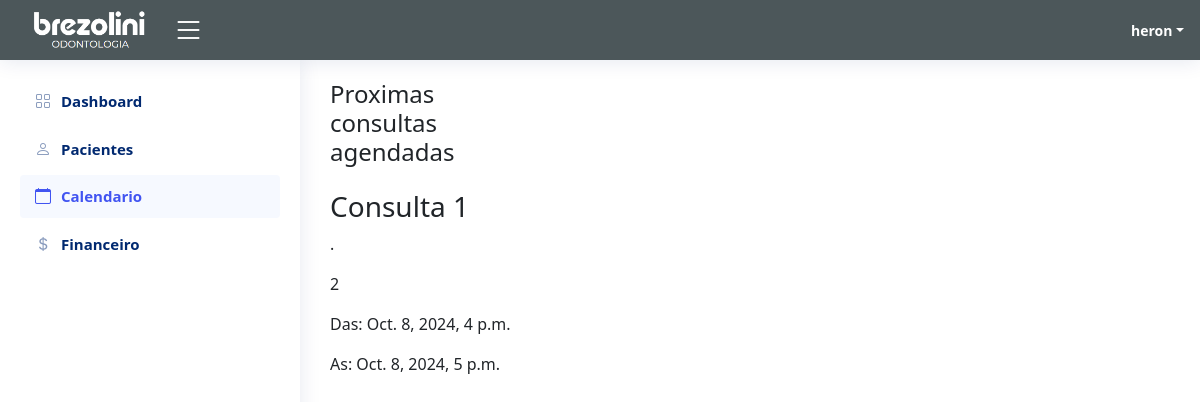
The page /calendario (signed in) on the database as committed earlier.
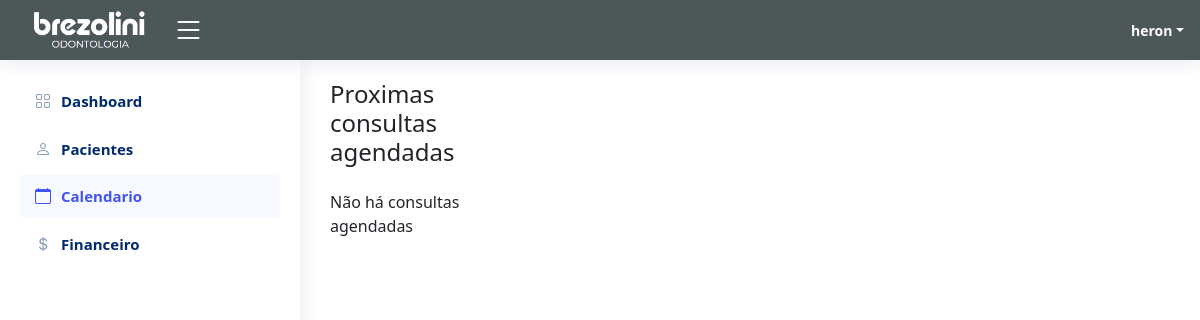
The same page on the database as committed later.
### app/models.py (models this page shows, shortened)
class EventAbstract(models.Model):
    is_active = models.BooleanField(default=True)
    is_deleted = models.BooleanField(default=False)
    created_at = models.DateTimeField(auto_now_add=True)
    updated_at = models.DateTimeField(auto_now=True)
    class Meta:
        abstract = True

class Event(EventAbstract):
    user = models.ForeignKey(User, on_delete=models.CASCADE, related_name="events")
    title = models.CharField(max_length=200)
    description = models.TextField()
    start_time = models.DateTimeField()
    end_time = models.DateTimeField()
    paciente = models.ForeignKey(Paciente, on_delete=models.CASCADE, related_name="events", blank=True, null=True)
    objects = EventManager()

### app/views.py (the view, shortened to what this page needs)
# urls.py: path("calendario", views.CalendarViewNew.as_view(), name="calendario"),
class CalendarViewNew(LoginRequiredMixin, generic.View):
    login_url = "accounts:signin"
    template_name = "frontend/calendario.html"
    form_class = EventForm
    def get(self, request, *args, **kwargs):
        forms = self.form_class()
        events = Event.objects.all()
        events_month = Event.objects.all()
        pacientes=Paciente.objects.all()
        event_list = []
        for event in events:
            event_list.append(
                {   "id": event.id,
                    "title": event.title,
                    "start": event.start_time.strftime("%Y-%m-%dT%H:%M:%S"),
                    "end": event.end_time.strftime("%Y-%m-%dT%H:%M:%S"),
                    "description": event.description,
                }
            )
        context = {"form": forms, "events": event_list,
                   "events_month": events_month, "pacientes": pacientes}
        return render(request, self.template_name, context)

### app/templates/frontend/calendario.html (shortened to what this page needs)
<html lang="pt-br">
  {% load static %}
<head>
    <link rel="stylesheet" href="{% static "style.css" %}">
  <link href="{% static "vendor/bootstrap/css/bootstrap.min.css" %}" rel="stylesheet">
  <link href="{% static "vendor/bootstrap-icons/bootstrap-icons.css" %}" rel="stylesheet">
  <link href="{% static "vendor/boxicons/css/boxicons.min.css" %}" rel="stylesheet">
  <link href="{% static "vendor/quill/quill.snow.css" %}" rel="stylesheet">
  <link href="{% static "vendor/quill/quill.bubble.css" %}" rel="stylesheet">
  <link href="{% static "vendor/remixicon/remixicon.css" %}" rel="stylesheet">
  <link href="{% static "vendor/simple-datatables/style.css" %}" rel="stylesheet">
  <link href="{% static "css/style.css" %}" rel="stylesheet">
  <link rel="stylesheet" href="https://maxcdn.bootstrapcdn.com/bootstrap/4.0.0/css/bootstrap.min.css">
  <link rel="stylesheet" href="https://use.fontawesome.com/releases/v5.0.10/css/all.css">
  <link rel="stylesheet" type="text/css" href="{% static 'css/calender.css' %}">
  <link href="{% static 'calender/main.css' %}" rel="stylesheet" />
  <link href="https://cdn.jsdelivr.net/npm/bootstrap@5.0.2/dist/css/bootstrap.min.css" rel="stylesheet">
    <link rel="stylesheet" href="https://cdnjs.cloudflare.com/ajax/libs/fullcalendar/3.9.0/fullcalendar.css" />
    </head>
    <body>
      <header id="header" class="header fixed-top d-flex align-items-center" style="background-color:rgb(76, 87, 90);">
        <div class="d-flex align-items-center justify-content-between" >
          <a href="index" class="d-flex align-items-center">
            <img src="{% static "img/brezoliniodontologia.PNG" %}" height="50px">
          </a>
          <i class="bi bi-list toggle-sidebar-btn"></i>
        </div>
        <nav class="header-nav ms-auto">
          <ul class="d-flex align-items-center">
            <li class="nav-item dropdown pe-3">
              <a class="nav-link nav-profile d-flex align-items-center pe-0" href="#" data-bs-toggle="dropdown">
                <span class="d-none d-md-block dropdown-toggle ps-2" style="color: white;">{{ user.username }}</span>
              </a>
            </li>
          </ul>
        </nav>
      </header>
      <aside id="sidebar" class="sidebar">
        <ul class="sidebar-nav" id="sidebar-nav">
          <li class="nav-item">
            <a class="nav-link collapsed" href="index">
              <i class="bi bi-grid"></i>
              <span>Dashboard</span>
            </a>
          </li>
          <li class="nav-item">
            <a class="nav-link collapsed" href="pacientes">
              <i class="bi bi-person"></i>
              <span>Pacientes</span>
            </a>
          </li>
          <li class="nav-item">
            <a class="nav-link " href="calendario">
              <i class="bi bi-calendar"></i>
              <span>Calendario</span>
            </a>
          </li>
          <li class="nav-item">
            <a class="nav-link collapsed" href="financeiro">
              <i class="bi bi-currency-dollar"></i>
              <span>Financeiro</span>
            </a>
          </li>
        </ul>
      </aside>
      <main id="main" class="main">
        <div class="row">
          <div class="col-md-12">
              <div class="tile row">
                  <div class="col-md-3">
                      <div id="external-events">
                          <h4 class="mb-4">Proximas consultas agendadas</h4>
                          {% for event in events_month %}
                            <div class="fc-event">
                                <h3>{{ event.title }}</h3>
                                <p>{{ event.description }}</p>
                                <p>{{event.id}}</p>
                                <p>Das: {{ event.start_time }}</p>
                                <p>As: {{ event.end_time }}</p>
                            </div>
                          {% empty %}
                            <p>Não há consultas agendadas</p>
                          {% endfor %}
                      </div>
                  </div>
                  <div class="col-md-9">
                  </div>
              </div>
          </div>
      </div>
      </main>
    </body>
    </html>

### app/static/style.css (style rules this page uses)
body { margin-top:20px; }

### app/static/css/style.css (style rules this page uses)
:root { scroll-behavior: smooth; }
body { font-family: "Open Sans", sans-serif; background: #f6f9ff; color: #444444; }
a { color: #4154f1; text-decoration: none; }
h1, h2, h3, h4, h5, h6 { font-family: "Nunito", sans-serif; }
#main { margin-top: 60px; padding: 20px 30px; transition: all 0.3s; }
.header { transition: all 0.5s; z-index: 997; height: 60px; box-shadow: 0px 2px 20px rgba(1, 41, 112, 0.1); background-color: #fff; padding-left: 20px; }
.header .toggle-sidebar-btn { font-size: 32px; padding-left: 10px; cursor: pointer; color: #ffffff; }
.header-nav ul { list-style: none; }
.header-nav>ul { margin: 0; padding: 0; }
.header-nav .nav-profile { color: #012970; }
.header-nav .nav-profile span { font-size: 14px; font-weight: 600; }
.sidebar { position: fixed; top: 60px; left: 0; bottom: 0; width: 300px; z-index: 996; transition: all 0.3s; padding: 20px; overflow-y: auto; scrollbar-width: thin; scrollbar-color: #aab7cf transparent; box-shadow: 0px 0px 20px rgba(1, 41, 112, 0.1); background-color: #fff; }
@media (min-width: 1200px) { #main, #footer { margin-left: 300px; } }
.sidebar-nav { padding: 0; margin: 0; list-style: none; }
.sidebar-nav li { padding: 0; margin: 0; list-style: none; }
.sidebar-nav .nav-item { margin-bottom: 5px; }
.sidebar-nav .nav-link { display: flex; align-items: center; font-size: 15px; font-weight: 600; color: #4154f1; transition: 0.3; background: #f6f9ff; padding: 10px 15px; border-radius: 4px; }
.sidebar-nav .nav-link i { font-size: 16px; margin-right: 10px; color: #4154f1; }
.sidebar-nav .nav-link.collapsed { color: #012970; background: #fff; }
.sidebar-nav .nav-link.collapsed i { color: #899bbd; }

### app/static/css/calender.css (style rules this page uses)
ul { height: 100%; padding: 0px 5px 0px 20px; }
a { color: #17a2b8; }

### app/static/calender/main.css (style rules this page uses)
:root { --fc-daygrid-event-dot-width: 8px; }
:root { --fc-list-event-dot-width: 10px; --fc-list-event-hover-bg-color: #f5f5f5; }

Rows that differ between the two databases and show on the page:
removed Event: title "Consulta 1", description ".", id "2", start_time "Oct. 8, 2024, 4 p.m.", end_time "Oct. 8, 2024, 5 p.m."
Other text that changed with them:
text now shown: "Não há consultas agendadas"
